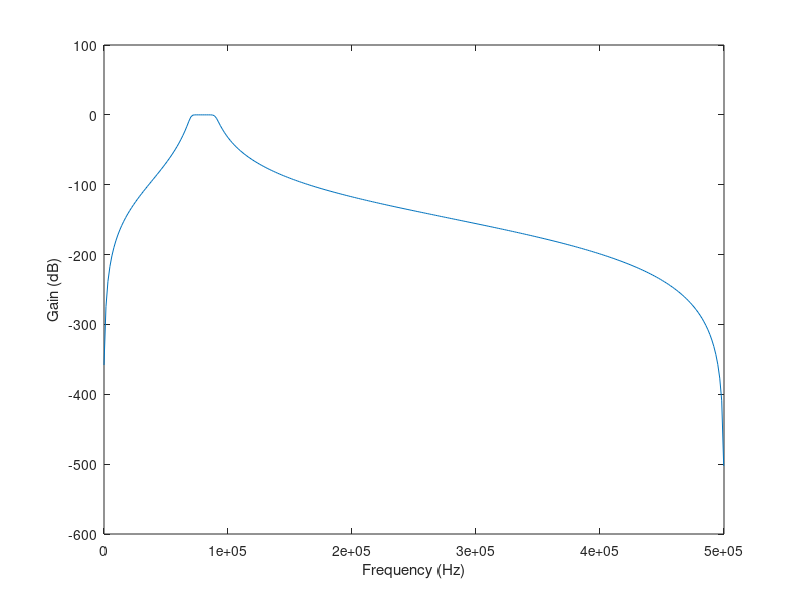
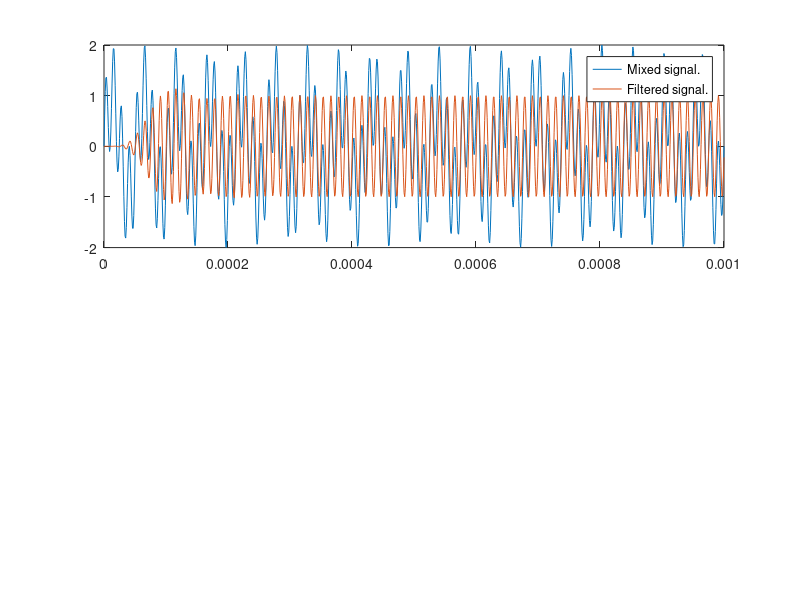
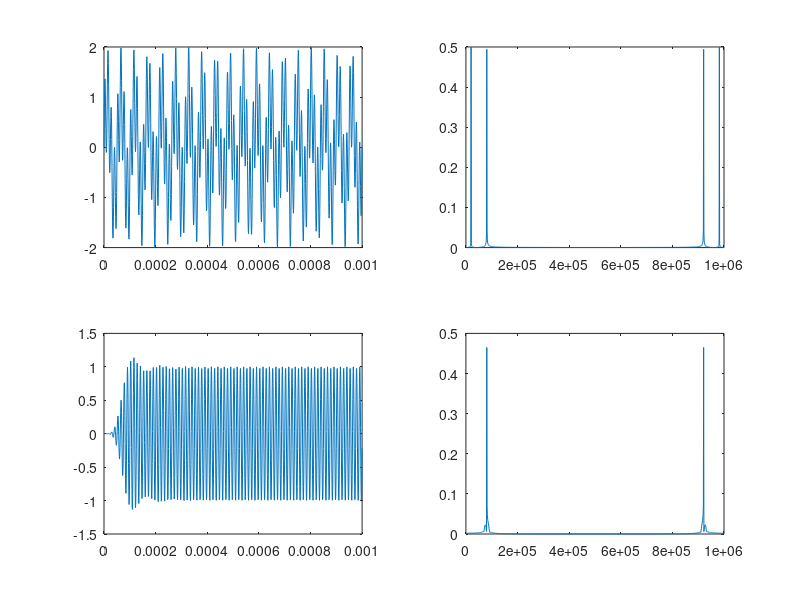

Reproduce these figures in MATLAB, in order.
%mducng/SoC/D2/G2touch
clc;
clear;
close all;
%%%%%%%%%%%%%%%%%%%%%%%%%%%%%%%%%%%%%%%%%%%%%%%%%%%%%%%%%%%%%%%%%%%%%%%%%%%
% filter bandpass design
Fs                      = 1000000;                     % sampling frequency (Hz)
wp                      = 70000;                       % passband frequency
ws                      = 90000;                       % stopband frequency
n                       = 6;                           % filter order = 2*n = 12
w1                      = (2*wp)/Fs;
w2                      = (2*ws)/Fs;
wn                      = [w1,w2];
[b, a]                  = butter(n,wn,'bandpass');
%%%%%%%%%%%%%%%%%%%%%%%%%%%%%%%%%%%%%%%%%%%%%%%%%%%%%%%%%%%%%%%%%%%%%%%%%%%
w                       = 0:0.01:pi;
[h, om]                 = freqz(b, a, w);
m                       = 20*log10(abs(h));
% create signal and check response
fn                      = 19000;                       % noise frequency
f1                      = 80000;                       % wanted frequency 1 
dt                      = 1/Fs;
t                       = (0:1:1000)*dt;
Nfft                    = length(t);
xMixed                  = 1*sin(2*pi*f1*t) + 1*sin(2*pi*fn*t);
xFT                     = filter(b,a,xMixed);
xMixedFFT               = fft(xMixed,Nfft);
xFTfft                  = fft(xFT,Nfft);
dF                      = Fs/length(xMixed);
fVectors                = (1:1:Nfft)*dF;
%%%%%%%%%%%%%%%%%%%%%%%%%%%%%%%%%%%%%%%%%%%%%%%%%%%%%%%%%%%%%%%%%%%%%%%%%%%
% plot magnitude response of designed filter:
figure(1); 
plot(om/pi*(Fs/2), m);
ylabel('Gain (dB)');
xlabel('Frequency (Hz)');
% plot mixed signal and filtered signal:
figure(2);
subplot(2,1,1);
plot(t,xMixed);
hold on;
plot(t,xFT);
legend('Mixed signal.','Filtered signal.');
figure(3);
subplot(2,2,1);
plot(t,xMixed);
subplot(2,2,2);
plot(fVectors,abs(xMixedFFT/Nfft));
subplot(2,2,3);
plot(t,xFT);
subplot(2,2,4);
plot(fVectors,abs(xFTfft/Nfft));
%%%%%%%%%%%%%%%%%%%%%%%%%%%%%%%%%%%%%%%%%%%%%%%%%%%%%%%%%%%%%%%%%%%%%%%%%%%